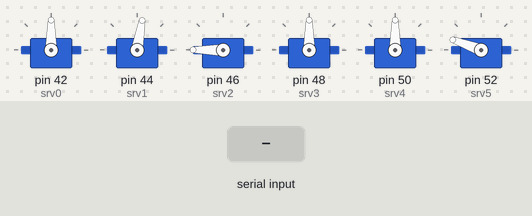
Simulated run of this sketch. Board: Arduino Mega 2560, built with avr-gcc and run on an emulated ATmega2560. Shown: 6 × servo. Inputs (shaded band) come from the test bench. What the sketch prints to the serial monitor is not drawn.

Above: at 1.2 s.
1.3 s: "0" received over the second serial link
2.8 s: "A" received over the second serial link
At 4.9 s:
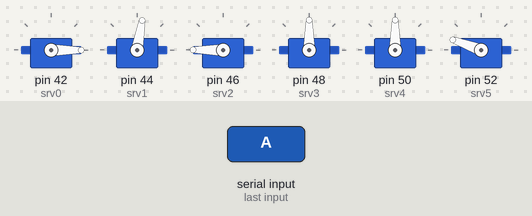
5.8 s: "B" received over the second serial link
At 6.8 s:
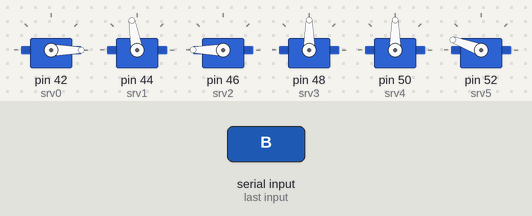
8.8 s: "C" received over the second serial link
At 9.27 s:
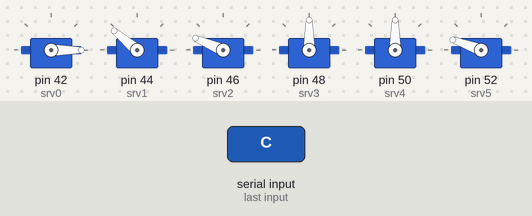
11.8 s: "D" received over the second serial link
At 13.5 s:
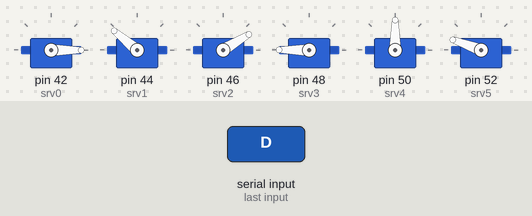
14.2 s: "E" received over the second serial link
At 15.5 s:
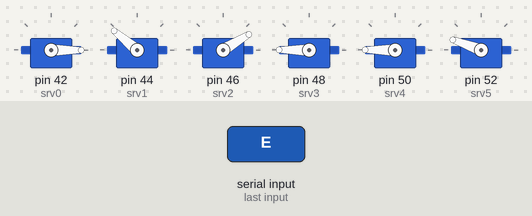
Timing chart, 0 to 17.2 s (numbered marks = the images above; inputs shaded):
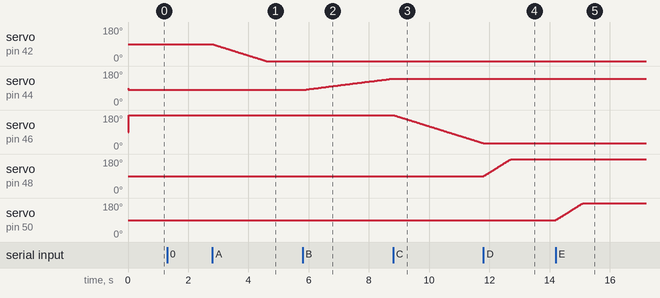

Measured:
- after the input at 1.3 s, every drawn part: stays the same
- after the input at 2.8 s, servo on pin 42 (srv0): moves from 90° to 0° over 1.8 s, starting at once
- after the input at 5.8 s, servo on pin 44 (srv1): moves from 80° to 140° over 3.0 s, starting at once
- after the input at 8.8 s, servo on pin 44 (srv1): stays 140° (without the input it goes to 141° after 0.02 s); servo on pin 46 (srv2): moves from 180° to 31° over 3.0 s, starting at once
- after the input at 11.8 s, servo on pin 46 (srv2): stays 31° (without the input it goes to 30° after 0.01 s); servo on pin 48 (srv3): moves from 90° to 180° over 0.90 s, starting at once
- after the input at 14.2 s, servo on pin 50 (srv4): moves from 90° to 180° over 0.91 s, starting at once

The sketch:

Robot_hand.ino
```cpp
#include <Servo.h>

Servo srv0, srv1, srv2, srv3, srv4, srv5;
char i, chk, r;
int a = 90, b = 80, c = 180, d = 90, e = 90, f = 160;

void setup()
{
  srv0.attach(42); //A
  srv1.attach(44); //B
  srv2.attach(46); //C
  srv3.attach(48); //D
  srv4.attach(50); //E
  srv5.attach(52); //F
  srv0.write (a); //A
  delay(10);
  srv1.write (b); //B
  delay(10);
  srv2.write (c); //C
  delay(10);
  srv3.write (d); //D
  delay(10);
  srv4.write (e); //E
  delay(10);
  srv5.write (f); //F
  delay(10);
  Serial1.begin(38400);
  Serial.begin(9600);
}

void loop()
{
  if( Serial1.available() > 0 ) {
    r = Serial1.read();
    Serial.write(r);
  }
  if(r == '0' || r == '1' || r == '2')
    i = r;
  if(r == 'A' || r == 'B' || r == 'C' || r == 'D' || r == 'E' || r == 'F')
    chk = r;
  switch (chk) {
    case 'A':
      if(i == '0' && a >= 0)
        a--;
      if(i == '1' && a <= 180)
        a++;
      srv0.write (a);
      delay(20);
      break;

    case 'B':
      if(i == '1' && b >= 0)
        b--;
      if(i == '0' && b <= 180)
        b++;
      srv1.write (b);
      delay(50);
      break;

    case 'C':
      if(i == '0' && c >= 0)
        c--;
      if(i == '1' && c <= 180)
        c++;
      srv2.write (c);
      delay(20);
      break;

    case 'D':
      if(i == '1' && d >= 0)
        d--;
      if(i == '0' && d <= 180)
        d++;
      srv3.write (d);
      delay(10);
      break;

    case 'E':
      if(i == '1'  && e >= 0)
        e--;
      if(i == '0' && e <= 180)
        e++;
      srv4.write (e);
      delay(10);
      break;

    case 'F':
      if(i == '1' && f >= 80)
        f--;
      if(i == '0' && f <= 160)
        f++;
      srv5.write (f);
      delay(10);
      break;
  }
}
```
